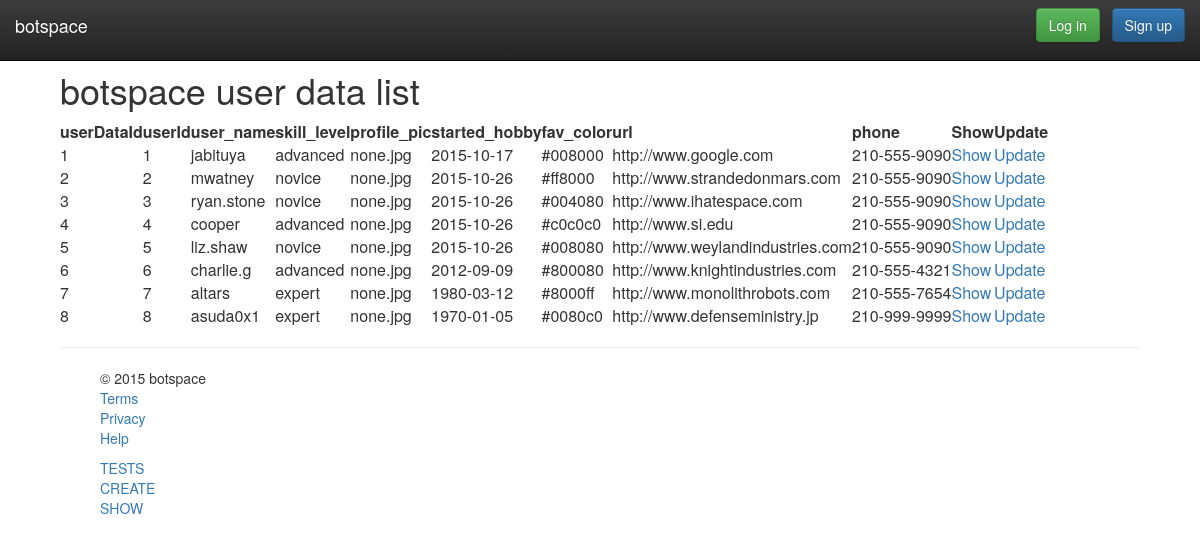
Page /WebContent/userdata/show/all on the earlier database version.
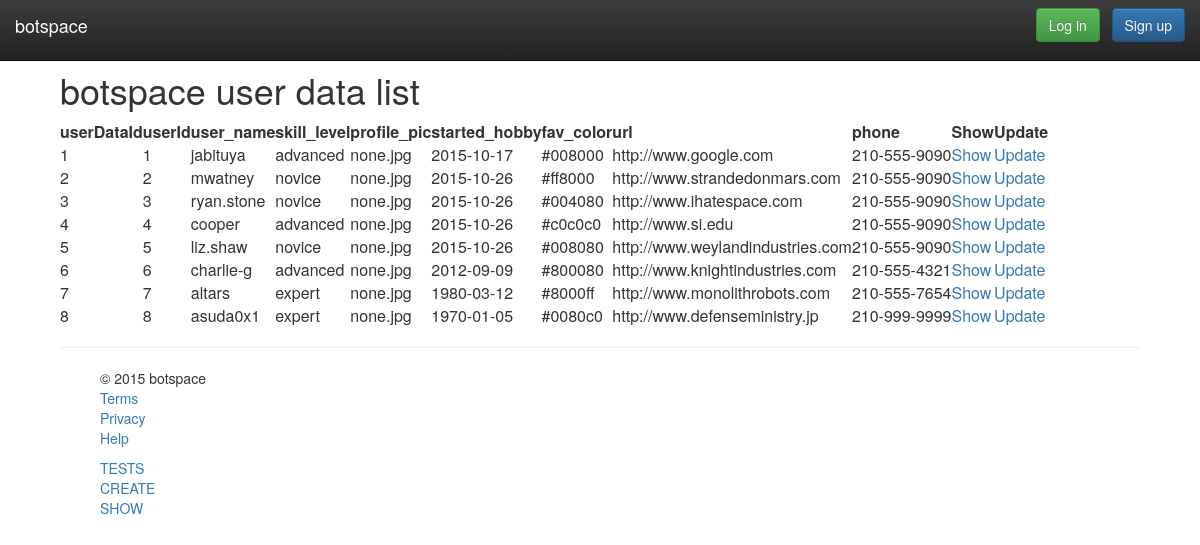
Same page on the later database version.
### tables this page shows
CREATE TABLE UserData (
  userDataId		 int(11) NOT NULL AUTO_INCREMENT,
  userId			 int(11) NOT NULL,
  user_name			 varchar(30) UNIQUE NOT NULL,
  skill_level		 varchar(30) NOT NULL,
  profile_pic		 varchar(255),
  started_hobby 	 DATE,
  date_created		 TIMESTAMP DEFAULT CURRENT_TIMESTAMP,
  fav_color		 	 char(7) NOT NULL,
  url				 varchar(255),
  phone				 varchar(255),
  PRIMARY KEY (userDataId),
  FOREIGN KEY (userId) REFERENCES Users(userId)
);

### WebContent/models/UserData.class.php (called while the page is built, shortened)
<?php
class UserData {
	private $formInput;
	private $userDataId;
	private $userId;
	private $user_name;
	private $skill_level;
	private $profile_pic;
	private $started_hobby;
	private $fav_color;
	private $url;
	private $phone;
	public function __construct($formInput = null) {
		$this->formInput = $formInput;
	}
	private function extractForm($valueName) {
		$value = "";
		if (isset($this->formInput[$valueName])) {
			if (!is_array($this->formInput[$valueName])) {
				$value = trim($this->formInput[$valueName]);
				$value = stripslashes($value);
				$value = htmlspecialchars($value);
			}
			return $value;
		}
	}
	public function setUserDataId($id) {
		$this->userDataId = $id;
	}
	public function getFavColor() {
		return $this->fav_color;
	}
	public function getPhone() {
		return $this->phone;
	}
	public function getProfilePic() {
		return $this->profile_pic;
	}
	public function getSkillLevel() {
		return $this->skill_level;
	}
	public function getStartedHobby() {
		return $this->started_hobby;
	}
	public function getUrl() {
		return $this->url;
	}
	public function getUserName() {
		return $this->user_name;
	}
	public function getUserDataId() {
		return $this->userDataId;
	}
	public function getUserId() {
		return $this->userId;
	}
	private function validateFavColor() {
		$this->fav_color = $this->extractForm('fav_color');
	}
	private function validatePhone() {
		$this->phone = $this->extractForm('phone');
		if (!empty($this->phone)) {
			$this->phone = str_replace(' ', '', $this->phone);
		}
	}
	private function validateProfilePic() {
		$this->profile_pic = $this->extractForm('profile_pic');
	}
	private function validateSkillLevel() {
		$this->skill_level = $this->extractForm('skill_level');
	}
	private function validateStartedHobby() {
		$this->started_hobby = $this->extractForm('started_hobby');
	}
	private function validateUrl() {
		$this->url = $this->extractForm('url');
	}
	private function validateUserId() {
		$this->userId = $this->extractForm('userId');
	}
	private function validateUserName() {
		$this->user_name = $this->extractForm('user_name');
	}
}
?>

### WebContent/models/UserDataDB.class.php (called while the page is built, shortened)
<?php
class UserDataDB {
	public static function getUserDataRowSetsBy($type = null, $value = null) {
		$allowedTypes = ['userDataId', 'userId', 'user_name', 'skill_level', 'skill_areas', 'robot_name'];
		$userDataRowSets = array();
		try {
			$db = Database::getDB();
			$query = "SELECT userDataId, userId, user_name, skill_level, profile_pic,
					started_hobby, fav_color, url, phone FROM UserData";
			if (!is_null($type)) {
				if (!in_array($type, $allowedTypes))
					throw new PDOException("$type not an allowed search criterion for UserData");
				$query = $query . " WHERE ($type = :$type)";
				$statement = $db->prepare($query);
				$statement->bindParam(":$type", $value);
			} else {
				$query = $query . " ORDER BY userDataId ASC";
				$statement = $db->prepare($query);
			}
			$statement->execute();
			$userDataRowSets = $statement->fetchAll(PDO::FETCH_ASSOC);
		} catch (Exception $e) {
			echo "<p>Error getting user rows by $type: " . $e->getMessage() . "</p>";
		}
		return $userDataRowSets;
	}
	public static function getUserDataBy($type = null, $value = null) {
		$userDataRows = UserDataDB::getUserDataRowSetsBy($type, $value);
		return UserDataDB::getUserDataArray($userDataRows);
	}
	public static function getUserDataArray($rowSets) {
		$usersData = array();
		if (!empty($rowSets)) {
			foreach ($rowSets as $userDataRow) {
				$userData = new UserData($userDataRow);
				$userDataId = $userDataRow['userDataId'];
				$userData->setUserDataId($userDataId);
				$skillAssocs = SkillAssocsDB::getSkillAssocsBy('userDataId', $userDataId);
				$skill_areas = array();
				foreach ($skillAssocs as $skillAssoc) {
					$skillId = $skillAssoc->getSkillId();
					$skill_name = Skill::$SKILL_AREAS[$skillId - 1];
					array_push($skill_areas, $skill_name);
				}
				$userData->setSkillAreas($skill_areas);
				array_push($usersData, $userData);
			}
		}
		return $usersData;
	}
}
?>

### WebContent/views/UserDataView.class.php (the view, shortened to what the changed rows need)
<?php
class UserDataView {
	public static function showAll() {
		if (array_key_exists('headertitle', $_SESSION)) {
			MasterView::showHeader();
		}
		$userData = (array_key_exists('userData', $_SESSION)) ? $_SESSION['userData'] : array();
		$base = (array_key_exists('base', $_SESSION)) ? $_SESSION['base'] : "";
		echo "<h1>botspace user data list</h1>";
		echo "<table>";
		echo "<thead>";
		echo "<tr><th>userDataId</th><th>userId</th><th>user_name</th><th>skill_level</th>
				<th>profile_pic</th><th>started_hobby</th><th>fav_color</th>
				<th>url</th><th>phone</th><th>Show</th><th>Update</th>";
		echo "</thead>";
		echo "<tbody>";
		foreach ($userData as $data) {
			echo '<tr>';
			echo '<td>'.$data->getUserDataId().'</td>';
			echo '<td>'.$data->getUserId().'</td>';
			echo '<td>'.$data->getUserName().'</td>';
			echo '<td>'.$data->getSkillLevel().'</td>';
			echo '<td>'.$data->getProfilePic().'</td>';
			echo '<td>'.$data->getStartedHobby().'</td>';
			echo '<td>'.$data->getFavColor().'</td>';
			echo '<td>'.$data->getUrl().'</td>';
			echo '<td>'.$data->getPhone().'</td>';
			echo '<td><a href="/'.$base.'/userdata/show/'.$data->getUserDataId().'">Show</a></td>';
			echo '<td><a href="/'.$base.'/userdata/update/'.$data->getUserDataId().'">Update</a></td>';
			echo '</tr>';
		}
		echo "</tbody>";
		echo "</table>";
	}
}
?>

Differences in the rows shown:
changed userdata "http://www.knightindustries.com": user_name "charlie.g" → "charlie-g"
